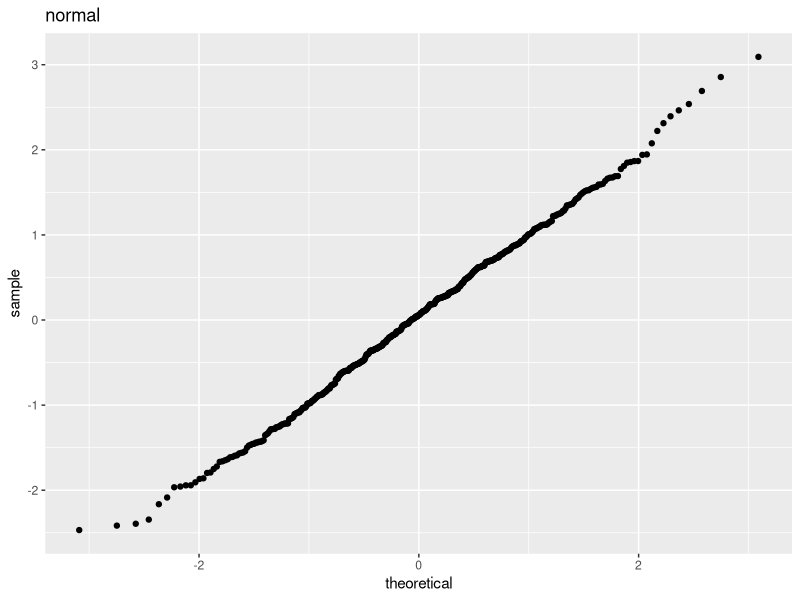
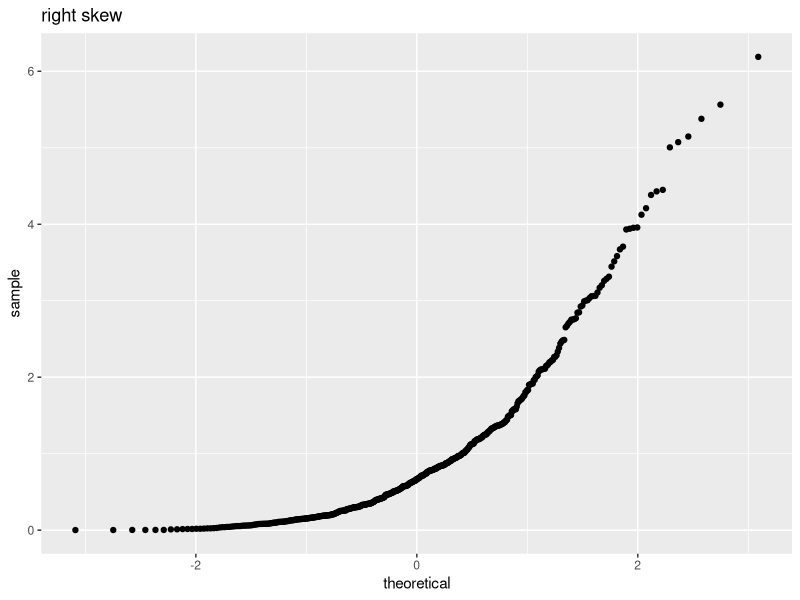
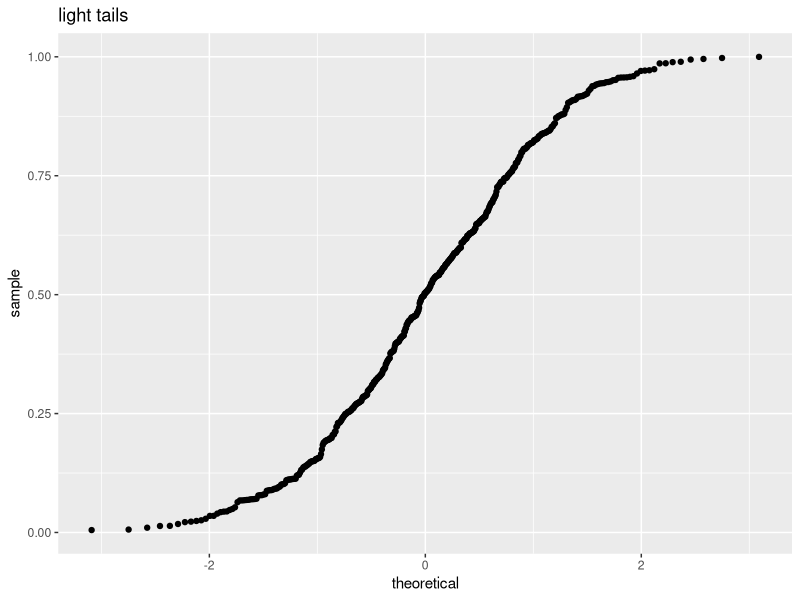
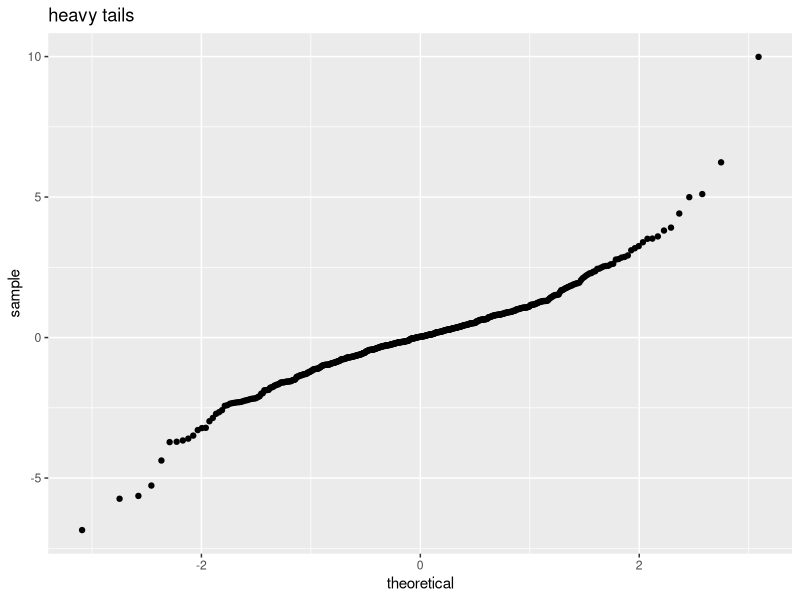

Here is the R script that generated these plots, in order:
library(dplyr)
library(ggplot2)

n <- 500
normal <- data_frame(x=rnorm(n))
rt_skew <- data_frame(x=rexp(n))
light <- data_frame(x=runif(n))
heavy <- data_frame(x=rt(n, df=3))

ggplot(data=normal, aes(sample=x)) + stat_qq() + labs(title="normal")
ggplot(data=rt_skew, aes(sample=x)) + stat_qq()+ labs(title="right skew")
ggplot(data=light, aes(sample=x)) + stat_qq() + labs(title="light tails")
ggplot(data=heavy, aes(sample=x)) + stat_qq() + labs(title="heavy tails")
